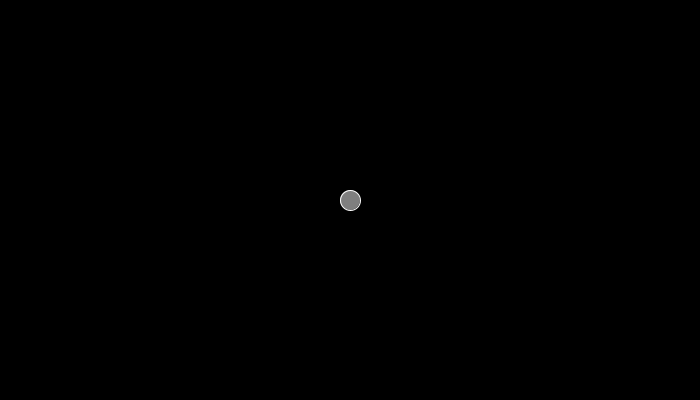
Frame 1 (no input)
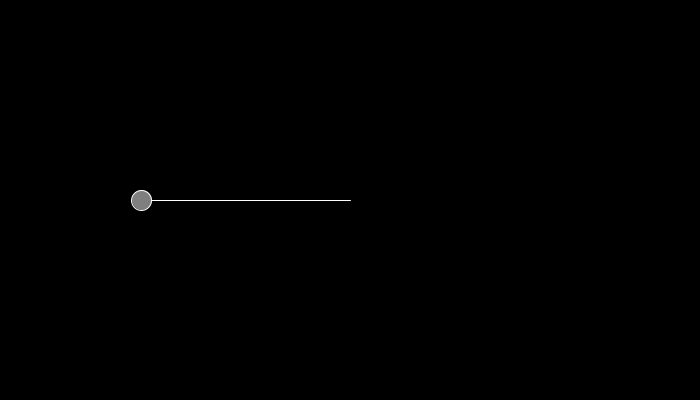
Frame 60 (the mouse pressed at the canvas centre just before this capture)
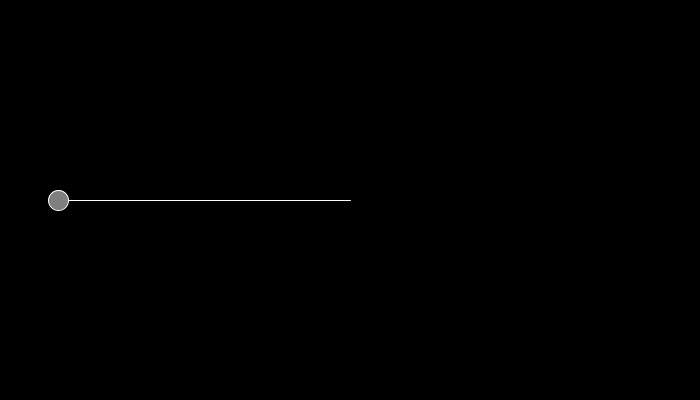
Frame 120 (the mouse held since frame 60 and released just before this capture)

The Processing sketch that drew these frames (run headless with seeded random() and noise(); from frame 60 on, the mouse is pressed at the canvas centre):

// Processing sketch: harmonicHorizontal
// ── harmonicHorizontal.pde
float amp = 300;
float angle = 0.0;

void setup() {
  size(700, 400);
}

void draw() {
  background(0);
  translate(width/2, height/2);
  System.out.println(frameCount);
  float x = amp * sin(angle);
  fill(127);
  stroke(255);
  line(0,0,x,0);
  ellipse(x,0,20,20);
  angle+=0.2;
}
